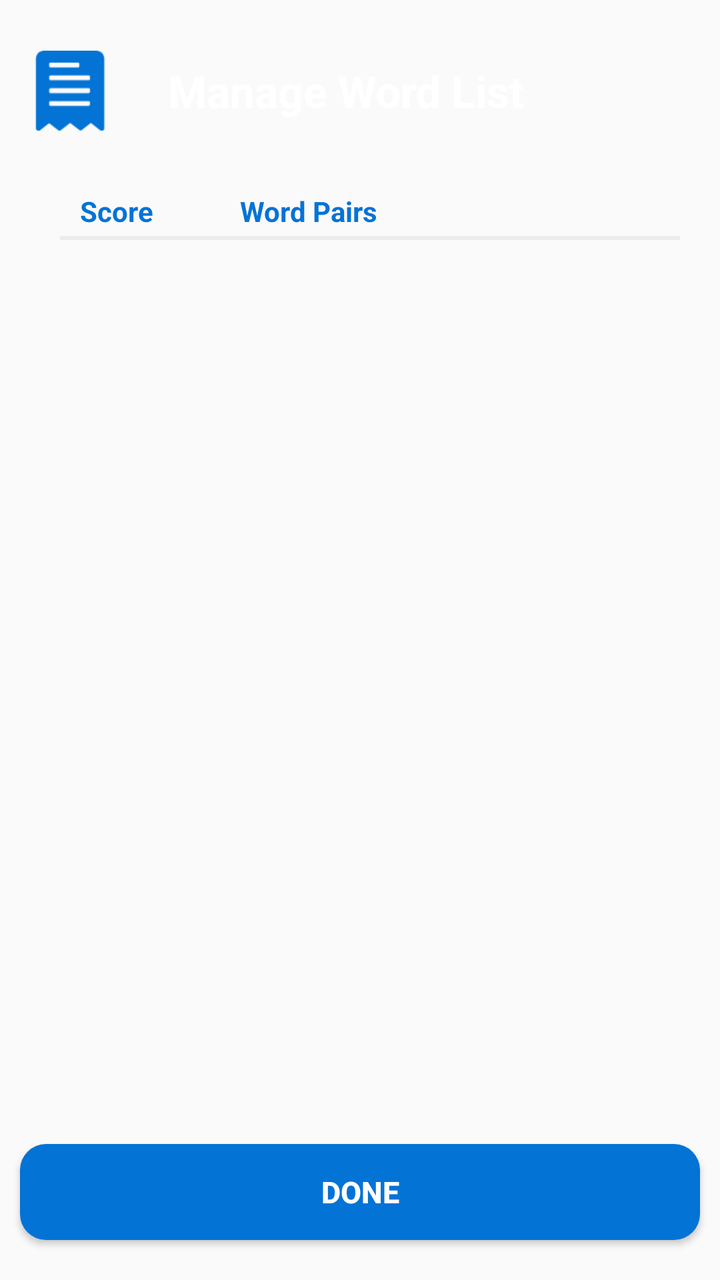
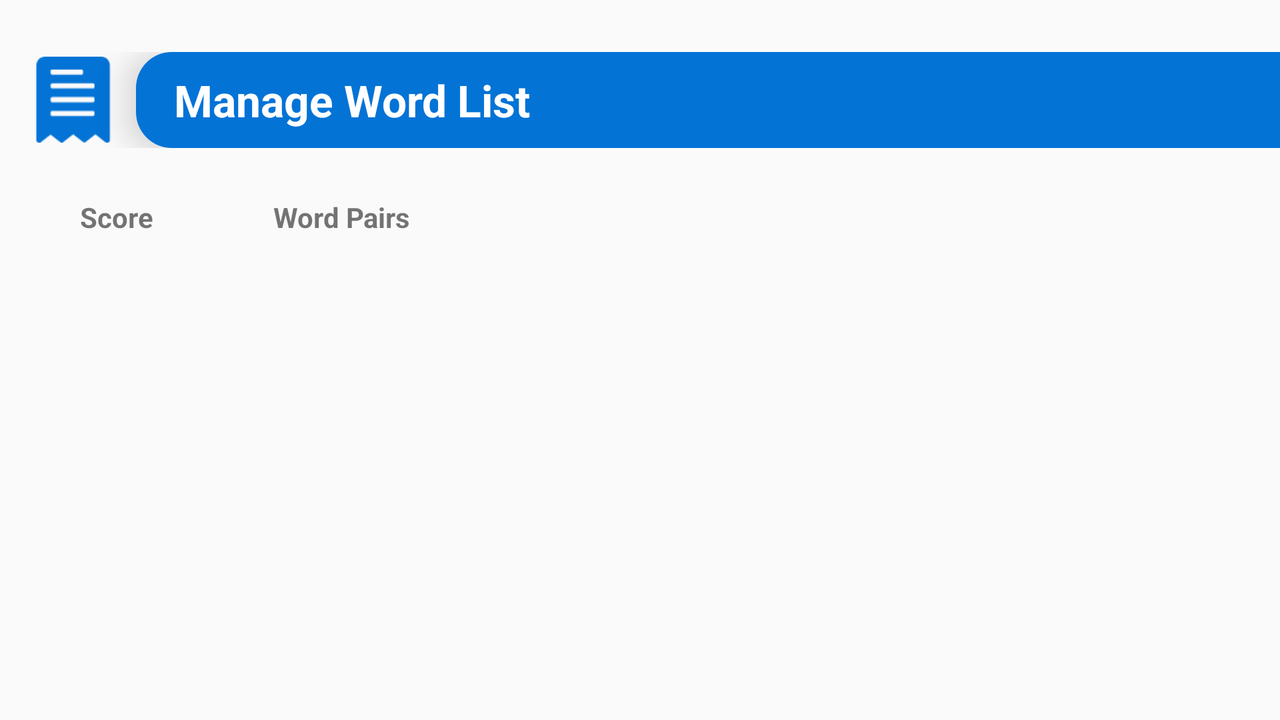

First picture: res/layout/ on a phone held upright. Second picture: the repository's own variant of that layout, on a device whose configuration matches the variant's folder. Source for both follows.
<!-- AndroidManifest.xml: activity theme FullScreenTheme -->
<!-- res/layout/activity_word_list.xml -->
<?xml version="1.0" encoding="utf-8"?>
<LinearLayout xmlns:android="http://schemas.android.com/apk/res/android"
    xmlns:tools="http://schemas.android.com/tools"
    android:layout_width="match_parent"
    android:layout_height="match_parent"
    android:orientation="vertical"
    tools:context=".controller.WordListActivity">

    <LinearLayout
        android:id="@+id/word_list_title"
        android:layout_width="match_parent"
        android:layout_height="wrap_content"
        android:orientation="horizontal">

        <ImageView
            android:layout_width="40dp"
            android:layout_height="40dp"
            android:layout_gravity="center"
            android:layout_marginStart="15dp"
            android:layout_marginTop="20dp"
            android:layout_marginBottom="15dp"
            android:scaleType="centerInside"
            android:src="@drawable/list" />

        <TextView
            android:layout_width="match_parent"
            android:layout_height="45dp"
            android:layout_marginStart="10dp"
            android:layout_marginTop="23dp"
            android:layout_marginBottom="13dp"
            android:background="@drawable/round_rectangle_left"
            android:elevation="10dp"
            android:gravity="center_vertical"
            android:paddingStart="19dp"
            android:paddingEnd="0dp"
            android:text="@string/manage_word_list"
            android:textColor="@color/background"
            android:textSize="22sp"
            android:textStyle="bold" />
    </LinearLayout>

    <LinearLayout
        android:layout_width="match_parent"
        android:layout_height="0dp"
        android:layout_weight="1"
        android:baselineAligned="false"
        android:orientation="horizontal">

        <LinearLayout
            android:layout_width="0dp"
            android:layout_height="match_parent"
            android:layout_marginStart="10dp"
            android:layout_marginTop="10dp"
            android:layout_marginBottom="10dp"
            android:layout_weight="1"
            android:background="@drawable/pop_up_shape"
            android:baselineAligned="false"
            android:elevation="5dp"
            android:orientation="vertical">

            <TextView
                android:layout_width="wrap_content"
                android:layout_height="wrap_content"
                android:layout_marginStart="30dp"
                android:layout_marginBottom="3dp"
                android:paddingTop="5dp"
                android:text="@string/score_word"
                android:textColor="@color/colorPrimary"
                android:textStyle="bold" />

            <View
                android:layout_width="match_parent"
                android:layout_height="2dp"
                android:layout_marginStart="20dp"
                android:layout_marginEnd="20dp"
                android:alpha="0.2"
                android:background="#7A5C5C5C" />

            <ScrollView
                android:layout_width="match_parent"
                android:layout_height="match_parent"
                android:paddingStart="40dp"
                android:paddingTop="8dp"
                android:paddingEnd="0dp"
                android:paddingBottom="10dp">

                <LinearLayout
                    android:id="@+id/text_view_list"
                    android:layout_width="match_parent"
                    android:layout_height="wrap_content"
                    android:orientation="vertical">

                </LinearLayout>
            </ScrollView>
        </LinearLayout>

        <FrameLayout
            android:layout_width="wrap_content"
            android:layout_height="wrap_content"
            android:layout_gravity="start"
            android:orientation="vertical">

            <ImageButton
                android:id="@+id/button_sort"
                android:layout_width="50dp"
                android:layout_height="48dp"
                android:layout_marginTop="36dp"
                android:layout_marginEnd="8dp"
                android:background="@drawable/round_rectangle_right"
                android:elevation="10dp"
                android:foreground="?android:attr/selectableItemBackground"
                android:padding="12dp"
                android:scaleType="centerInside"
                android:src="@drawable/sort"
                android:visibility="gone" />

            <ImageButton
                android:id="@+id/button_delete_all"
                android:layout_width="50dp"
                android:layout_height="48dp"
                android:layout_marginTop="36dp"
                android:layout_marginEnd="8dp"
                android:background="@drawable/round_rectangle_right"
                android:backgroundTint="@color/deleteAll"
                android:elevation="10dp"
                android:foreground="?android:attr/selectableItemBackground"
                android:padding="12dp"
                android:scaleType="centerInside"
                android:src="@drawable/delete_words"
                android:visibility="gone" />

            <ImageButton
                android:id="@+id/button_reset_all"
                android:layout_width="50dp"
                android:layout_height="48dp"
                android:layout_marginTop="36dp"
                android:layout_marginEnd="8dp"
                android:background="@drawable/round_rectangle_right"
                android:elevation="10dp"
                android:foreground="?android:attr/selectableItemBackground"
                android:padding="12dp"
                android:scaleType="centerInside"
                android:src="@drawable/reset_all"
                android:visibility="gone" />

            <ImageButton
                android:id="@+id/button_import"
                android:layout_width="50dp"
                android:layout_height="48dp"
                android:layout_marginTop="96dp"
                android:layout_marginEnd="8dp"
                android:background="@drawable/round_rectangle_right"
                android:elevation="10dp"
                android:foreground="?android:attr/selectableItemBackground"
                android:padding="12dp"
                android:scaleType="centerInside"
                android:src="@drawable/add"
                android:visibility="gone" />

            <ImageButton
                android:id="@+id/button_set_words"
                android:layout_width="50dp"
                android:layout_height="48dp"
                android:layout_marginTop="156dp"
                android:layout_marginEnd="8dp"
                android:layout_marginBottom="20dp"
                android:background="@drawable/round_rectangle_right"
                android:elevation="10dp"
                android:foreground="?android:attr/selectableItemBackground"
                android:padding="12dp"
                android:scaleType="centerInside"
                android:src="@drawable/edit"
                android:visibility="gone" />

            <ImageButton
                android:id="@+id/button_delete_words"
                android:layout_width="50dp"
                android:layout_height="48dp"
                android:layout_marginTop="216dp"
                android:layout_marginEnd="8dp"
                android:layout_marginBottom="20dp"
                android:background="@drawable/round_rectangle_right"
                android:elevation="10dp"
                android:foreground="?android:attr/selectableItemBackground"
                android:padding="12dp"
                android:scaleType="centerInside"
                android:src="@drawable/delete_words"
                android:visibility="gone" />

        </FrameLayout>
    </LinearLayout>

    <FrameLayout
        android:layout_width="match_parent"
        android:layout_height="wrap_content">

        <Button
            android:id="@+id/button_done"
            android:layout_width="match_parent"
            android:layout_height="wrap_content"
            android:layout_marginStart="10dp"
            android:layout_marginTop="10dp"
            android:layout_marginEnd="10dp"
            android:layout_marginBottom="20dp"
            android:background="@drawable/button"
            android:elevation="10dp"
            android:text="@string/done"
            android:textColor="@color/background"
            android:textSize="15sp"
            android:textStyle="bold"
            android:transitionName="shared_elem" />

        <Button
            android:id="@+id/button_finish_deletion"
            android:layout_width="match_parent"
            android:layout_height="wrap_content"
            android:layout_marginStart="10dp"
            android:layout_marginTop="10dp"
            android:layout_marginEnd="10dp"
            android:layout_marginBottom="20dp"
            android:background="@drawable/button"
            android:elevation="10dp"
            android:text="@string/done"
            android:textColor="@color/background"
            android:textSize="15sp"
            android:textStyle="bold"
            android:visibility="gone" />
    </FrameLayout>
</LinearLayout>
<!-- resources referenced by this layout -->
<resources>
  <color name="background">#FFFFFF</color>
  <color name="colorPrimary">#0373D6</color>
  <color name="deleteAll">#FE3A21</color>
  <!-- drawable add: png bitmap (drawable-v24, 1021 bytes) -->
  <!-- drawable button (drawable) -->
  <?xml version="1.0" encoding="utf-8"?>
  <selector xmlns:android="http://schemas.android.com/apk/res/android">
      <item android:state_pressed="false"
          android:drawable="@drawable/button_shape"/>
      <item android:state_pressed="true"
          android:drawable="@drawable/button_shape_pressed"/>
  </selector>
  <!-- drawable delete_words: png bitmap (drawable, 1187 bytes) -->
  <!-- drawable edit: png bitmap (drawable-v24, 944 bytes) -->
  <!-- drawable list: png bitmap (drawable, 1036 bytes) -->
  <!-- drawable reset_all: png bitmap (drawable-v24, 1256 bytes) -->
  <!-- drawable sort: png bitmap (drawable, 505 bytes) -->
  <string name="done">Done</string>
  <string name="manage_word_list">Manage Word List</string>
  <string name="score_word">Score\t\t\t\t\t\t\tWord Pairs</string>
  <style name="FullScreenTheme" parent="Theme.AppCompat.Light.NoActionBar">
          <item name="android:windowFullscreen">true</item>
          <item name="colorAccent">@color/colorAccent</item>
      </style>
  <!-- drawable button_shape (drawable) -->
  <?xml version="1.0" encoding="utf-8"?>
  <shape xmlns:android="http://schemas.android.com/apk/res/android">
      <solid android:color="@color/colorPrimary"/>
      <corners android:radius="13dp"/>
  </shape>
  <!-- drawable button_shape_pressed (drawable) -->
  <?xml version="1.0" encoding="utf-8"?>
  <shape xmlns:android="http://schemas.android.com/apk/res/android">
      <solid android:color="@color/hintBubble"/>
      <corners android:radius="13dp"/>
  </shape>
  <color name="colorAccent">#0373D6</color>
  <color name="hintBubble">#084479</color>
</resources>
<!-- res/layout-land/activity_word_list.xml (the author's variant of the layout above) -->
<!-- drawn on the phone turned sideways -->
<?xml version="1.0" encoding="utf-8"?>
<android.support.constraint.ConstraintLayout xmlns:android="http://schemas.android.com/apk/res/android"
    xmlns:tools="http://schemas.android.com/tools"
    android:layout_width="match_parent"
    android:layout_height="match_parent"
    tools:context=".controller.WordListActivity">

    <LinearLayout
        android:layout_width="match_parent"
        android:layout_height="match_parent"
        android:orientation="vertical">

        <LinearLayout
            android:layout_width="match_parent"
            android:layout_height="48dp"
            android:layout_marginTop="26dp"
            android:orientation="horizontal">

            <ImageView
                android:id="@+id/word_list_logo"
                android:layout_width="43dp"
                android:layout_height="43dp"
                android:layout_gravity="center"
                android:layout_marginStart="15dp"
                android:scaleType="centerInside"
                android:src="@drawable/list" />

            <TextView
                android:id="@+id/word_list_title"
                android:layout_width="match_parent"
                android:layout_height="match_parent"
                android:layout_marginStart="10dp"
                android:background="@drawable/round_rectangle"
                android:elevation="10dp"
                android:gravity="center_vertical"
                android:paddingStart="19dp"
                android:text="@string/manage_word_list"
                android:textColor="@color/background"
                android:textSize="22sp"
                android:textStyle="bold" />
        </LinearLayout>

        <LinearLayout
            android:layout_width="530dp"
            android:layout_height="wrap_content"
            android:layout_marginStart="10dp"
            android:layout_marginTop="25dp"
            android:background="@drawable/pop_up_shape"
            android:elevation="3dp"
            android:orientation="horizontal">

            <TextView
                android:layout_width="wrap_content"
                android:layout_height="wrap_content"
                android:layout_marginStart="30dp"
                android:text="Score                  Word Pairs"
                android:textStyle="bold" />

        </LinearLayout>

        <FrameLayout
            android:layout_width="match_parent"
            android:layout_height="445dp"
            android:layout_gravity="start"
            android:orientation="horizontal">

            <ScrollView
                android:id="@+id/view1"
                android:layout_width="530dp"
                android:layout_height="match_parent"
                android:layout_margin="10dp"
                android:layout_marginEnd="43dp"
                android:background="@drawable/pop_up_shape"
                android:elevation="5dp"
                android:paddingStart="40dp"
                android:paddingTop="10dp"
                android:paddingEnd="0dp"
                android:paddingBottom="10dp"
                android:scrollbarStyle="outsideInset">

                <LinearLayout
                    android:id="@+id/text_view_list"
                    android:layout_width="match_parent"
                    android:layout_height="wrap_content"
                    android:orientation="vertical">


                </LinearLayout>
            </ScrollView>

            <FrameLayout
                android:layout_width="wrap_content"
                android:layout_height="wrap_content"
                android:layout_gravity="end"
                android:layout_marginTop="10dp"
                android:orientation="vertical">

                <ImageButton
                    android:id="@+id/button_sort"
                    android:layout_width="50dp"
                    android:layout_height="48dp"
                    android:background="@drawable/round_rectangle"
                    android:elevation="10dp"
                    android:foreground="?android:attr/selectableItemBackground"
                    android:padding="12dp"
                    android:paddingStart="18dp"
                    android:scaleType="centerInside"
                    android:src="@drawable/sort"
                    android:visibility="gone" />

                <ImageButton
                    android:id="@+id/button_delete_all"
                    android:layout_width="50dp"
                    android:layout_height="48dp"
                    android:background="@drawable/round_rectangle"
                    android:backgroundTint="@color/deleteAll"
                    android:elevation="10dp"
                    android:foreground="?android:attr/selectableItemBackground"
                    android:padding="12dp"
                    android:paddingStart="18dp"
                    android:scaleType="centerInside"
                    android:src="@drawable/delete_words"

                    android:visibility="gone" />

                <ImageButton
                    android:id="@+id/button_import"
                    android:layout_width="50dp"
                    android:layout_height="48dp"
                    android:layout_marginTop="65dp"
                    android:background="@drawable/round_rectangle"
                    android:elevation="10dp"
                    android:foreground="?android:attr/selectableItemBackground"
                    android:padding="12dp"
                    android:paddingStart="18dp"
                    android:scaleType="centerInside"

                    android:src="@drawable/add"
                    android:visibility="gone" />

                <ImageButton
                    android:id="@+id/button_delete_words"
                    android:layout_width="50dp"
                    android:layout_height="48dp"
                    android:layout_marginTop="130dp"
                    android:background="@drawable/round_rectangle"
                    android:elevation="10dp"
                    android:foreground="?android:attr/selectableItemBackground"
                    android:padding="12dp"
                    android:paddingStart="18dp"
                    android:scaleType="centerInside"

                    android:src="@drawable/delete_words"
                    android:visibility="gone" />

            </FrameLayout>
        </FrameLayout>

        <FrameLayout
            android:layout_width="match_parent"
            android:layout_height="wrap_content"
            android:layout_marginTop="10dp"
            android:paddingStart="13dp"
            android:paddingEnd="13dp">

            <Button
                android:id="@+id/button_done"
                android:layout_width="match_parent"
                android:layout_height="wrap_content"
                android:background="@drawable/button"
                android:elevation="10dp"
                android:text="@string/done"
                android:textColor="@color/background"
                android:textSize="15sp"
                android:textStyle="bold"
                android:transitionName="shared_elem" />

            <Button
                android:id="@+id/button_finish_deletion"
                android:layout_width="match_parent"
                android:layout_height="wrap_content"
                android:background="@drawable/button"
                android:elevation="10dp"
                android:text="                DONE                "
                android:textColor="@color/background"
                android:textStyle="bold"
                android:visibility="gone" />
        </FrameLayout>


    </LinearLayout>
</android.support.constraint.ConstraintLayout>
<!-- resources referenced by the variant -->
<!-- as the phone turned sideways resolves them -->
<resources>
  <color name="background">#FFFFFF</color>
  <color name="deleteAll">#FE3A21</color>
  <!-- drawable add: png bitmap (drawable-v24, 1021 bytes) -->
  <!-- drawable button (drawable) -->
  <?xml version="1.0" encoding="utf-8"?>
  <selector xmlns:android="http://schemas.android.com/apk/res/android">
      <item android:state_pressed="false"
          android:drawable="@drawable/button_shape"/>
      <item android:state_pressed="true"
          android:drawable="@drawable/button_shape_pressed"/>
  </selector>
  <!-- drawable delete_words: png bitmap (drawable, 1187 bytes) -->
  <!-- drawable list: png bitmap (drawable, 1036 bytes) -->
  <!-- drawable round_rectangle (drawable) -->
  <?xml version="1.0" encoding="utf-8"?>
  <shape xmlns:android="http://schemas.android.com/apk/res/android">
      <solid android:color="@color/colorPrimary"/>
      <corners
          android:topLeftRadius="18dp"
          android:bottomLeftRadius="18dp"/>
  </shape>
  <!-- drawable sort: png bitmap (drawable, 505 bytes) -->
  <string name="done">Done</string>
  <string name="manage_word_list">Manage Word List</string>
  <style name="FullScreenTheme" parent="Theme.AppCompat.Light.NoActionBar">
          <item name="android:windowFullscreen">true</item>
          <item name="colorAccent">@color/colorAccent</item>
      </style>
  <!-- drawable button_shape (drawable) -->
  <?xml version="1.0" encoding="utf-8"?>
  <shape xmlns:android="http://schemas.android.com/apk/res/android">
      <solid android:color="@color/colorPrimary"/>
      <corners android:radius="13dp"/>
  </shape>
  <!-- drawable button_shape_pressed (drawable) -->
  <?xml version="1.0" encoding="utf-8"?>
  <shape xmlns:android="http://schemas.android.com/apk/res/android">
      <solid android:color="@color/hintBubble"/>
      <corners android:radius="13dp"/>
  </shape>
  <color name="colorPrimary">#0373D6</color>
  <color name="colorAccent">#0373D6</color>
  <color name="hintBubble">#084479</color>
</resources>
